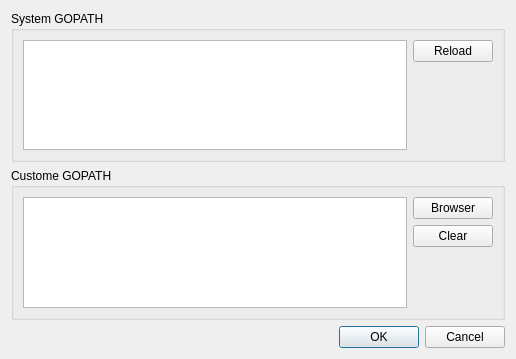
<?xml version="1.0" encoding="UTF-8"?>
<ui version="4.0">
 <class>SetupGopathDialog</class>
 <widget class="QDialog" name="SetupGopathDialog">
  <property name="geometry">
   <rect>
    <x>0</x>
    <y>0</y>
    <width>516</width>
    <height>359</height>
   </rect>
  </property>
  <property name="windowTitle">
   <string>Setup GOPATH Dialog</string>
  </property>
  <layout class="QVBoxLayout" name="verticalLayout_3">
   <item>
    <widget class="QGroupBox" name="groupBox">
     <property name="title">
      <string>System GOPATH</string>
     </property>
     <layout class="QHBoxLayout" name="horizontalLayout_2">
      <item>
       <widget class="QPlainTextEdit" name="sysPathTextEdit">
        <property name="readOnly">
         <bool>true</bool>
        </property>
       </widget>
      </item>
      <item>
       <layout class="QVBoxLayout" name="verticalLayout">
        <item>
         <widget class="QPushButton" name="reloadButton">
          <property name="text">
           <string>Reload</string>
          </property>
         </widget>
        </item>
        <item>
         <spacer name="verticalSpacer_2">
          <property name="orientation">
           <enum>Qt::Vertical</enum>
          </property>
          <property name="sizeHint" stdset="0">
           <size>
            <width>20</width>
            <height>40</height>
           </size>
          </property>
         </spacer>
        </item>
       </layout>
      </item>
     </layout>
    </widget>
   </item>
   <item>
    <widget class="QGroupBox" name="groupBox_2">
     <property name="title">
      <string>Custome GOPATH</string>
     </property>
     <layout class="QHBoxLayout" name="horizontalLayout">
      <item>
       <widget class="QPlainTextEdit" name="litePathTextEdit"/>
      </item>
      <item>
       <layout class="QVBoxLayout" name="verticalLayout_2">
        <item>
         <widget class="QPushButton" name="browserButton">
          <property name="text">
           <string>Browser</string>
          </property>
         </widget>
        </item>
        <item>
         <widget class="QPushButton" name="clearButton">
          <property name="text">
           <string>Clear</string>
          </property>
         </widget>
        </item>
        <item>
         <spacer name="verticalSpacer">
          <property name="orientation">
           <enum>Qt::Vertical</enum>
          </property>
          <property name="sizeHint" stdset="0">
           <size>
            <width>20</width>
            <height>40</height>
           </size>
          </property>
         </spacer>
        </item>
       </layout>
      </item>
     </layout>
    </widget>
   </item>
   <item>
    <widget class="QDialogButtonBox" name="buttonBox">
     <property name="orientation">
      <enum>Qt::Horizontal</enum>
     </property>
     <property name="standardButtons">
      <set>QDialogButtonBox::Cancel|QDialogButtonBox::Ok</set>
     </property>
    </widget>
   </item>
  </layout>
 </widget>
 <resources/>
 <connections>
  <connection>
   <sender>buttonBox</sender>
   <signal>accepted()</signal>
   <receiver>SetupGopathDialog</receiver>
   <slot>accept()</slot>
   <hints>
    <hint type="sourcelabel">
     <x>248</x>
     <y>254</y>
    </hint>
    <hint type="destinationlabel">
     <x>157</x>
     <y>274</y>
    </hint>
   </hints>
  </connection>
  <connection>
   <sender>buttonBox</sender>
   <signal>rejected()</signal>
   <receiver>SetupGopathDialog</receiver>
   <slot>reject()</slot>
   <hints>
    <hint type="sourcelabel">
     <x>316</x>
     <y>260</y>
    </hint>
    <hint type="destinationlabel">
     <x>286</x>
     <y>274</y>
    </hint>
   </hints>
  </connection>
 </connections>
</ui>
